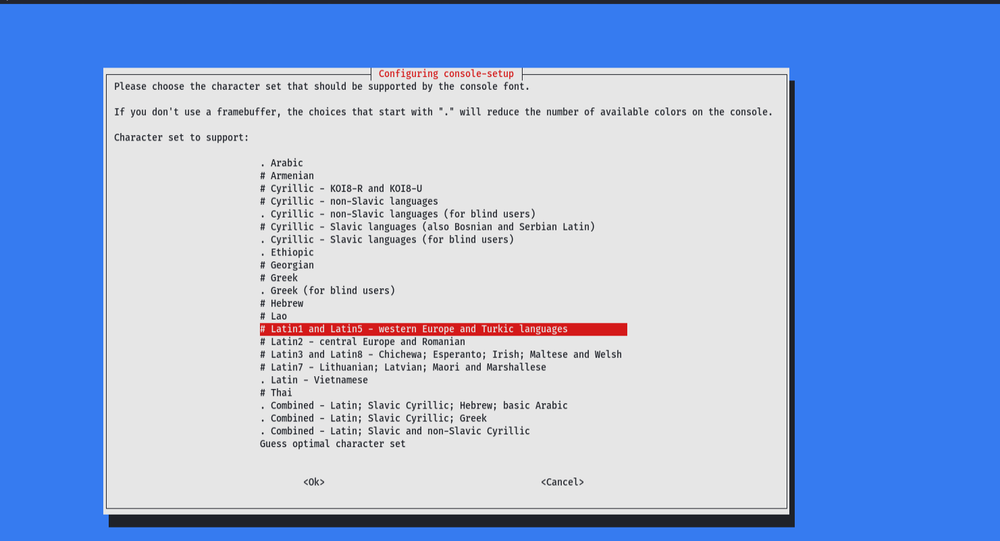
#> input picture original.png, 1000 x 541 px, shrunk from 1481 x 801 before the run
$ python Image_Encryption.py
#> lines starting #> are read from the running program, lines starting #| are printed output that depends on the picture
from PIL import Image

def encrypt_image(input_image, key, output_image):
  """Encrypts an image using XOR operation with a key."""
#> called with input_image = 'original.png', key = 123, output_image = 'encrypted.png'
  img = Image.open(input_image)
#> img is the input picture: PIL image 1000x541 RGBA; mean R, G, B, A 148.9, 175.5, 223.3, 255
  pixels = img.load()
  width, height = img.size
#> width = 1000; height = 541

  for i in range(width):
    for j in range(height):
      pixel = pixels[i, j]
      # Perform XOR operation with key for each color channel (Red, Green, Blue)
      new_pixel = tuple([p ^ key for p in pixel])
      pixels[i, j] = new_pixel

  img.save(output_image)
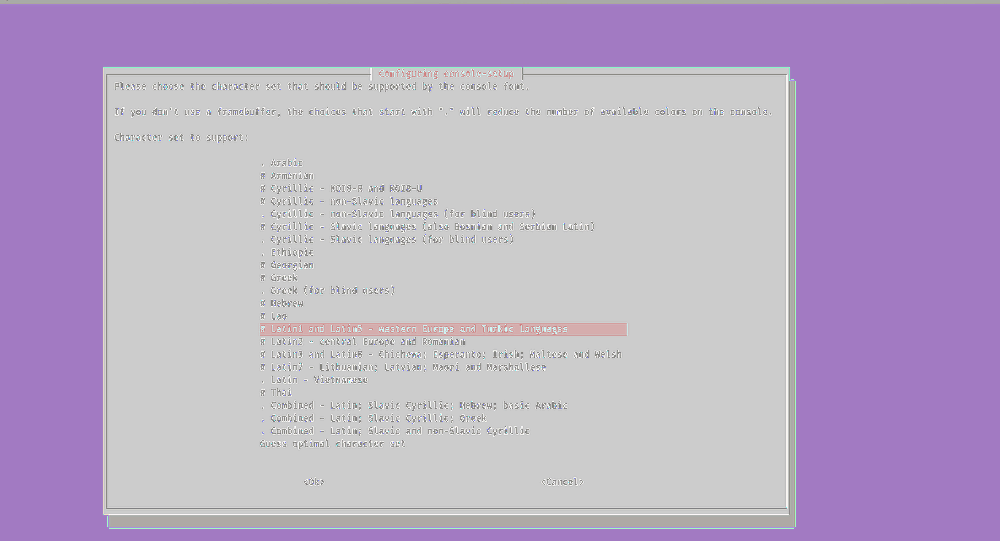
#> saved as encrypted.png: PIL image 1000x541 RGBA; mean R, G, B, A 121.4, 90.4, 145.8, 132; transparent parts drawn white

def decrypt_image(input_image, key, output_image):
  """Decrypts an image using XOR operation with the same key."""
#> called with input_image = 'encrypted.png', key = 123, output_image = 'decrypted.png'
  img = Image.open(input_image)
  pixels = img.load()
  width, height = img.size
#> width = 1000; height = 541

  for i in range(width):
    for j in range(height):
      pixel = pixels[i, j]
      # XOR again with the same key to reverse the encryption
      new_pixel = tuple([p ^ key for p in pixel])
      pixels[i, j] = new_pixel

  img.save(output_image)

# Example usage
if __name__ == "__main__":
  encrypt_image("original.png", 123, "encrypted.png")
  decrypt_image("encrypted.png", 123, "decrypted.png")

  print("Encryption and decryption completed successfully!")
